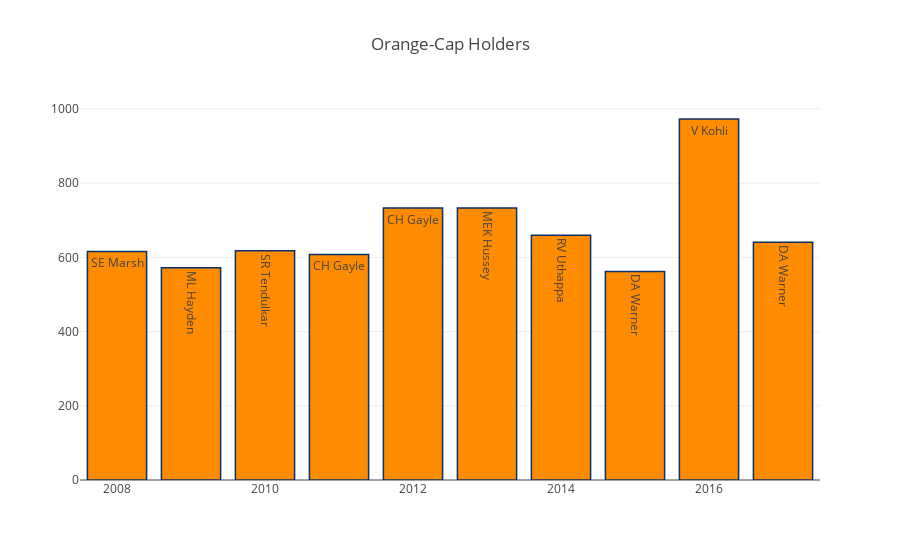

Here is the notebook cell this chart was saved with:
### Markdown cell above
### Orange Caps Each Season(Highest Run Getter per Season) (INTERACTIVE)

### Code cell
orange=matches[['id','season']]
orange=orange.merge(delivery,left_on='id',right_on='match_id',how='left')
orange=orange.groupby(['season','batsman'])['batsman_runs'].sum().reset_index()
orange=orange.sort_values('batsman_runs',ascending=0)
orange=orange.drop_duplicates(subset=["season"],keep="first")
orange.sort_values(by='season')

trace1 = go.Bar(
    x=orange['season'].values,
    y=orange['batsman_runs'].values,
    name='Total Matches',
    text=orange['batsman'].values,
    marker=dict(
        color='rgb(255,140,0)',
        line=dict(
            color='rgb(8,48,107)',
            width=1.5,
        )
    ),
    opacity=1
)


layout = go.Layout(
    title='Orange-Cap Holders',
)
data=[trace1]
fig = go.Figure(data=data, layout=layout)
py.iplot(fig, filename='stacked-bar')

### Figure 1 — Plotly figure (JSON) as saved in the notebook; plotly's stock layout.template omitted (floating-point values rounded to 4 significant figures)
{"data": [{"marker": {"color": "rgb(255,140,0)", "line": {"color": "rgb(8,48,107)", "width": 1.5}}, "name": "Total Matches", "opacity": 1, "text": ["V Kohli", "MEK Hussey", "CH Gayle", "RV Uthappa", "DA Warner", "SR Tendulkar", "SE Marsh", "CH Gayle", "ML Hayden", "DA Warner"], "type": "bar", "x": [2016, 2013, 2012, 2014, 2017, 2010, 2008, 2011, 2009, 2015], "y": [973, 733, 733, 660, 641, 618, 616, 608, 572, 562]}], "layout": {"title": "Orange-Cap Holders"}}
